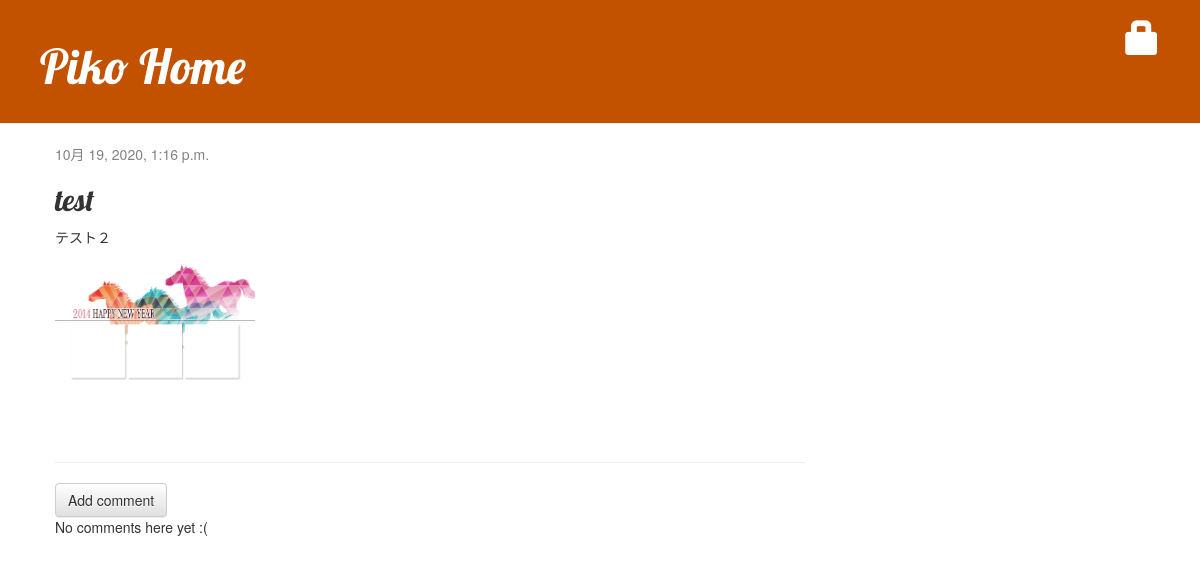
/post/16/, run on the app's committed database.
### blog/models.py (models this page shows, shortened)
class Post(models.Model): # ブログ
    author = models.ForeignKey(settings.AUTH_USER_MODEL, on_delete=models.CASCADE) # 他のモデルへのリンク
    title = models.CharField(max_length=200)
    text = models.TextField()
    picture = models.ImageField(upload_to='pictures/',blank=True, null=True)
    created_date = models.DateTimeField(default=timezone.now)
    published_date = models.DateTimeField(blank=True, null=True)

### blog/views.py (the view)
# urls.py: path('post/<int:pk>/', views.post_detail, name='post_detail'),
def post_detail(request, pk):
    post = get_object_or_404(Post, pk=pk)
    return render(request, 'blog/post_detail.html', {'post': post})

### blog/templates/blog/post_detail.html (shortened to what this page needs)
{% extends 'blog/base.html' %}
{% block content %}
    <div class="post">
        {% if post.published_date %}
        <div class="date">
            {{ post.published_date }}
        </div>
        {% else %}
        <a class="btn btn-default" href="{% url 'post_publish' pk=post.pk %}">Publish</a>
        {% endif %}
        <h2>{{ post.title }}</h2>
        <p>{{ post.text|linebreaksbr }}</p>
        <img src='{{ MEDIA_URL }}{{post.picture}}' width=200>
    </div>
    <hr>
    <a class="btn btn-default" href="{% url 'add_comment_to_post' pk=post.pk %}">Add comment</a>
    {% for comment in post.comments.all %}
        {% if user.is_authenticated or comment.approved_comment %}
        <div class="comment">
            <div class="date">
                {{ comment.created_date }}
                {% if not comment.approved_comment %}
                    <a class="btn btn-default" href="{% url 'comment_remove' pk=comment.pk %}"><span class="glyphicon glyphicon-remove"></span></a>
                    <a class="btn btn-default" href="{% url 'comment_approve' pk=comment.pk %}"><span class="glyphicon glyphicon-ok"></span></a>
                {% endif %}
            </div>
            <strong>{{ comment.author }}</strong>
            <p>{{ comment.text|linebreaks }}</p>
        </div>
        {% endif %}
    {% empty %}
        <p>No comments here yet :(</p>
    {% endfor %}
{% endblock %}

### blog/static/css/blog.css (style rules this page uses)
h1, h2, h3, h4 { font-family: 'Lobster', cursive; }
.date { color: #828282; }
.post { margin-bottom: 70px; }

### data on the page
Post: published_date "10月 19, 2020, 1:16 p.m.", title "test", text "テスト２", picture (picture)
